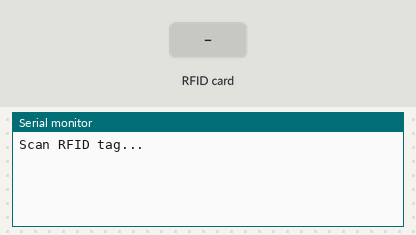
Recording of a sketch running on a simulated Arduino Mega 2560, built with avr-gcc and run on an emulated ATmega2560. Shown: the last lines printed to the serial monitor. The inputs (shaded band) are chosen by the test bench.

Above: at 1.2 s.
1.3 s: RFID card 3A 6E C3 6F held to the reader
At 1.8 s:
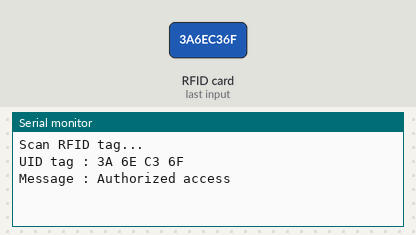
2.8 s: RFID card 5E 7A 19 C4 held to the reader
At 5.5 s:
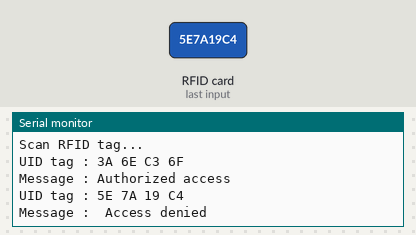

The sketch:

arduino_code.ino
```cpp
#include <SPI.h>
#include <MFRC522.h>

#define RST_PIN 49      // Configurable, see typical pin layout above
#define SS_PIN 53       // Configurable, see typical pin layout above

MFRC522 mfrc522(SS_PIN, RST_PIN);  // Create MFRC522 instance

void setup() {
  Serial.begin(9600);  // Initialize serial communications with the PC
  SPI.begin();          // Init SPI bus
  mfrc522.PCD_Init();   // Init MFRC522
  Serial.println("Scan RFID tag...");
}

void loop() {
  // Look for new cards
  if (mfrc522.PICC_IsNewCardPresent() && mfrc522.PICC_ReadCardSerial()) {
    // Show some details of the PICC (that is: the tag/card)
    Serial.print("UID tag :");
    String content= "";
    byte letter;
    for (byte i = 0; i < mfrc522.uid.size; i++) {
       Serial.print(mfrc522.uid.uidByte[i] < 0x10 ? " 0" : " ");
       Serial.print(mfrc522.uid.uidByte[i], HEX);
       content.concat(String(mfrc522.uid.uidByte[i] < 0x10 ? " 0" : " "));
       content.concat(String(mfrc522.uid.uidByte[i], HEX));
    }
    Serial.println();
    Serial.print("Message : ");
    content.toUpperCase();
    if (content.substring(1) == "3A 6E C3 6F") //change here the UID of the card/cards that you want to give access
    {
      Serial.println("Authorized access");
      Serial.println();
      delay(3000);
    }

   else {
      Serial.println(" Access denied");
      delay(3000);
    }
   }
}
```

Measured:
- after the input at 1.3 s, the serial monitor: prints a new line at once (image 1)
- after the input at 2.8 s, the serial monitor: prints a new line after 1.5 s (image 2)
